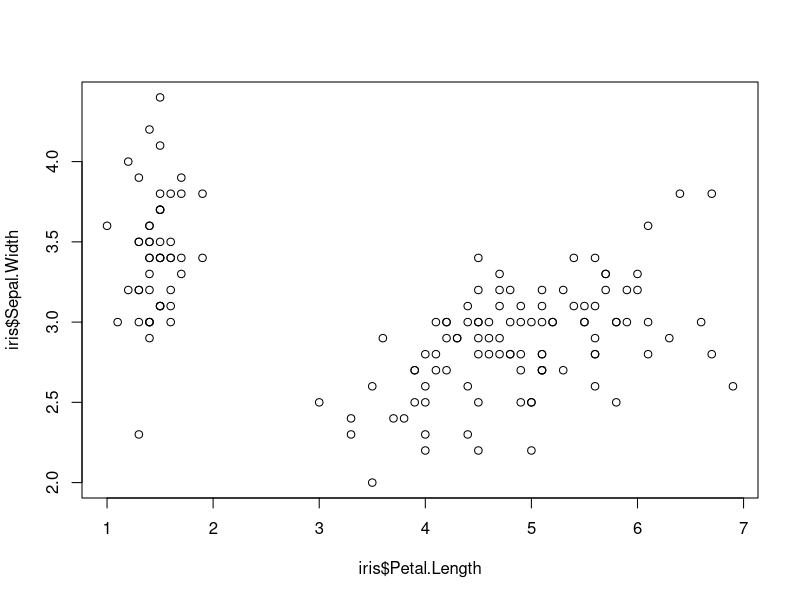
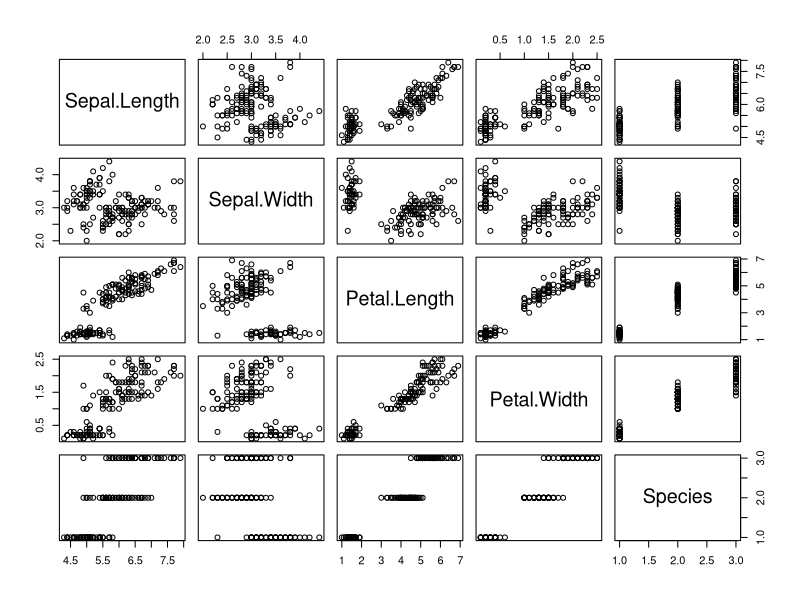
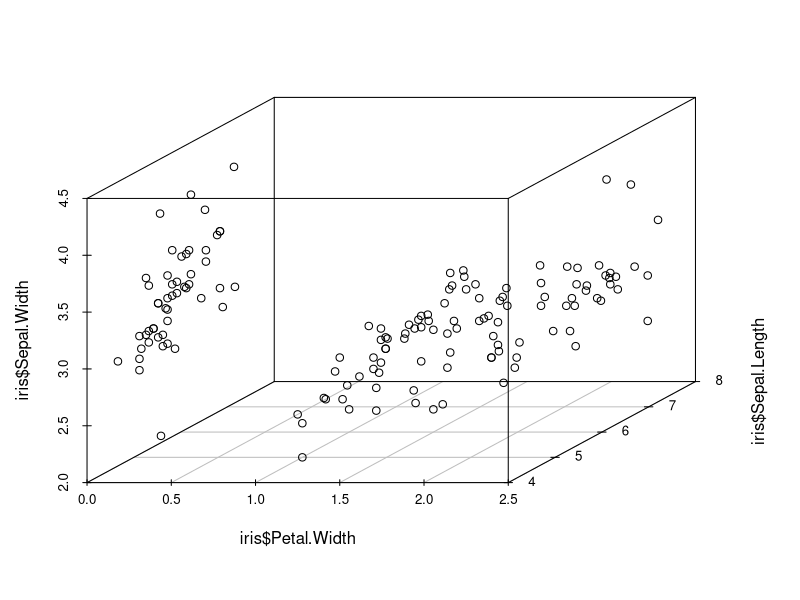
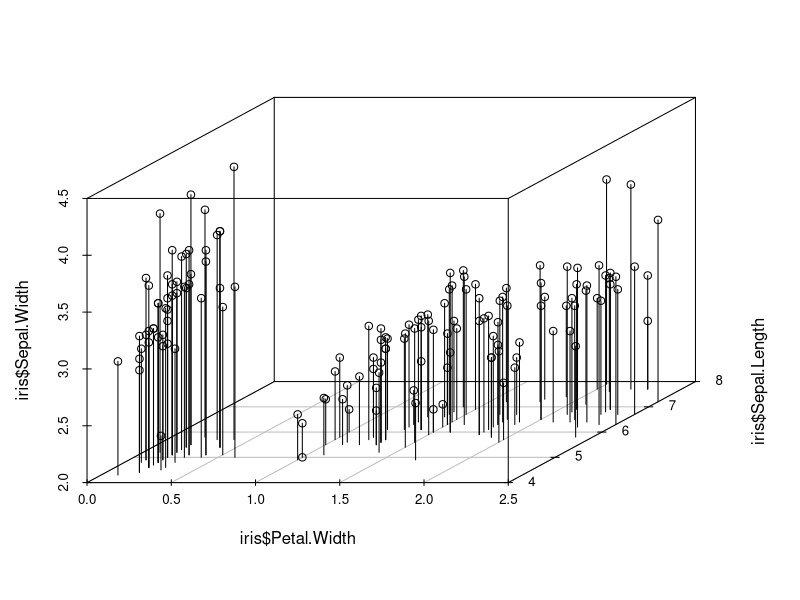

Write the R code that produced these figures, in order.
## Unidad 05
## Data Mining

data(iris)
plot(iris$Petal.Length, iris$Sepal.Width)

pairs(iris)

# install.packages("scatterplot3d")
library(scatterplot3d)
scatterplot3d(iris$Petal.Width, iris$Sepal.Length, iris$Sepal.Width)
scatterplot3d(iris$Petal.Width, iris$Sepal.Length, iris$Sepal.Width, type="h")

# dist(x) calcula por defecto la distacia euclidiana entre las filas de x
mm <- matrix(c(0,1,0,1), nrow=2, ncol=2)
mm
#     [,1] [,2]
#[1,]    0    0
#[2,]    1    1
dist(mm)
#         1
#2 1.414214

mm <- as.matrix(rbind(c(0,0),c(1,1),c(0,1)))
mm
#     [,1] [,2]
#[1,]    0    0
#[2,]    1    1
#[3,]    0    1
dist(mm)
#         1        2
#2 1.414214         
#3 1.000000 1.000000

distMatrix <- as.matrix(dist(iris[,1:4]))
